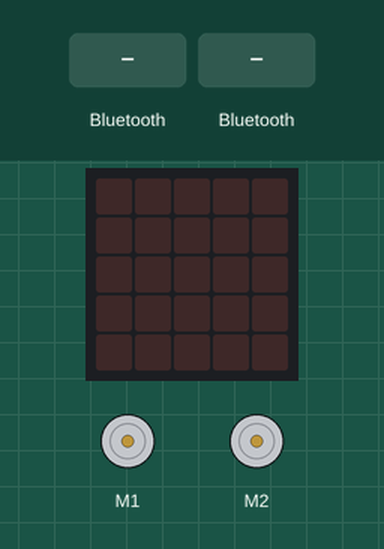
Simulated run of this program. Board: BBC micro:bit (MakeCode). Shown: the board's 5×5 LED display, 2 × DC motor (green arrow = forward, orange = backward, longer = faster). The test bench sets the inputs (shaded band).

Above: at 1.2 s.
1.3 s: "F" arrives over Bluetooth UART
At 2.3 s:
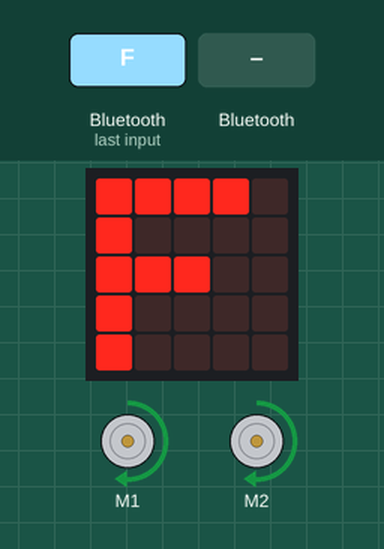
3.5 s: "B" arrives over Bluetooth UART
At 5.2 s:
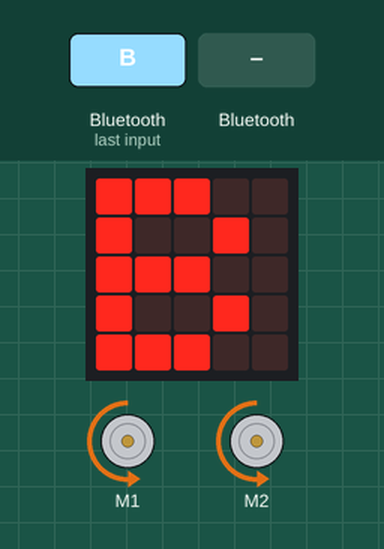
5.7 s: "L" arrives over Bluetooth UART
At 6.9 s:
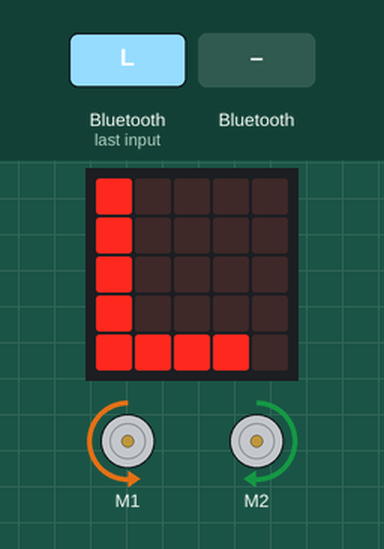
7.9 s: a phone connects over Bluetooth
At 8.6 s:
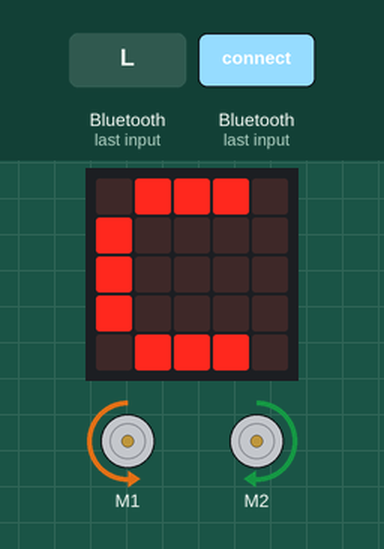
9.4 s: "R" arrives over Bluetooth UART
At 10.9 s:
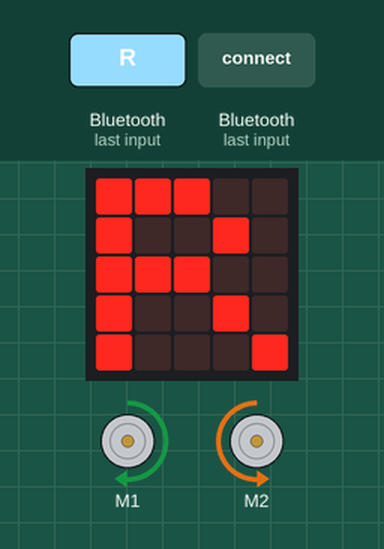
11.6 s: "S" arrives over Bluetooth UART
At 13.8 s:
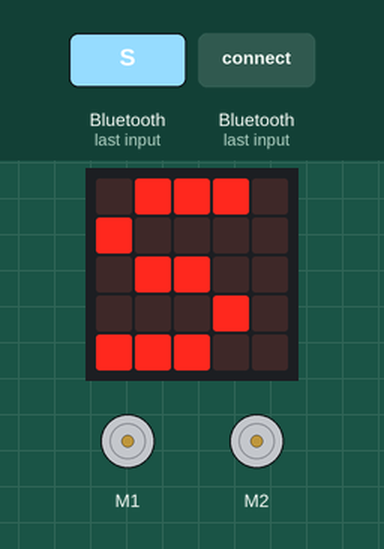
Timing chart, 0 to 14.8 s (numbered marks = the images above; inputs shaded):
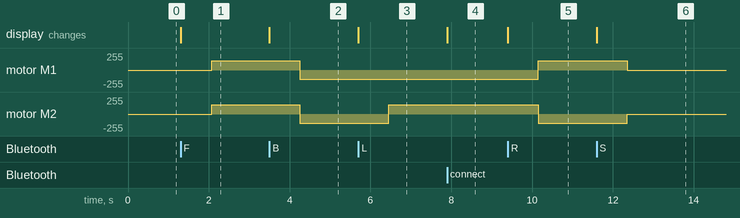

Measured:
- after the input at 1.3 s, motor M1, motor M2: stopped → forward 140/255 after 0.77 s; the display: changes at once (image 1)
- after the input at 3.5 s, motor M1, motor M2: forward 140/255 → backward 140/255 after 0.75 s; the display: changes at once (image 2)
- after the input at 5.7 s, motor M2: backward 140/255 → forward 140/255 after 0.75 s; the display: changes at once (image 3)
- after the input at 7.9 s, the display: changes at once (image 4)
- after the input at 9.4 s, motor M1: backward 140/255 → forward 140/255 after 0.75 s; motor M2: forward 140/255 → backward 140/255 after 0.75 s; the display: changes at once (image 5)
- after the input at 11.6 s, motor M1: forward 140/255 → stopped after 0.75 s; motor M2: backward 140/255 → stopped after 0.75 s; the display: changes at once (image 6)

The program:

main.ts
```typescript
let cmd = ""
bluetooth.onBluetoothConnected(function () {
    basic.showString("C")
    bluetooth.startUartService()
})
bluetooth.onBluetoothDisconnected(function () {
    basic.showString("D")
})
bluetooth.onUartDataReceived(serial.delimiters(Delimiters.Hash), function () {
    cmd = bluetooth.uartReadUntil(serial.delimiters(Delimiters.Hash))
    basic.showString(cmd)
    if (cmd == "F") {
        maqueen.motorRun(maqueen.Motors.M1, maqueen.Dir.CW, 140)
        maqueen.motorRun(maqueen.Motors.M2, maqueen.Dir.CW, 140)
    }
    if (cmd == "B") {
        maqueen.motorRun(maqueen.Motors.M1, maqueen.Dir.CCW, 140)
        maqueen.motorRun(maqueen.Motors.M2, maqueen.Dir.CCW, 140)
    }
    if (cmd == "L") {
        maqueen.motorRun(maqueen.Motors.M1, maqueen.Dir.CCW, 140)
        maqueen.motorRun(maqueen.Motors.M2, maqueen.Dir.CW, 140)
    }
    if (cmd == "R") {
        maqueen.motorRun(maqueen.Motors.M1, maqueen.Dir.CW, 140)
        maqueen.motorRun(maqueen.Motors.M2, maqueen.Dir.CCW, 140)
    }
    if (cmd == "S") {
        maqueen.motorStop(maqueen.Motors.All)
    }
})
basic.forever(function () {

})
```

test.ts
```typescript
// 테스트는 여기로 이동합니다; 이 패키지가 확장으로 사용될 때 컴파일되지 않을 것 입니다.
```
